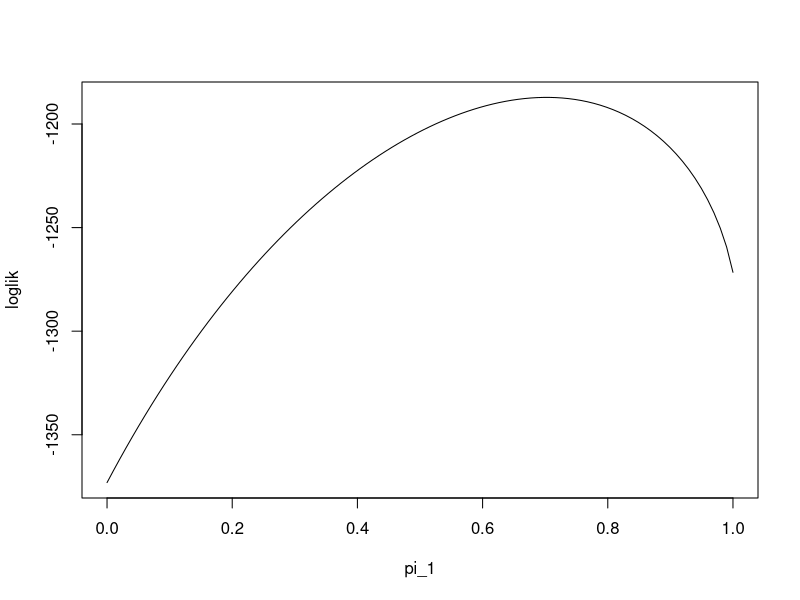
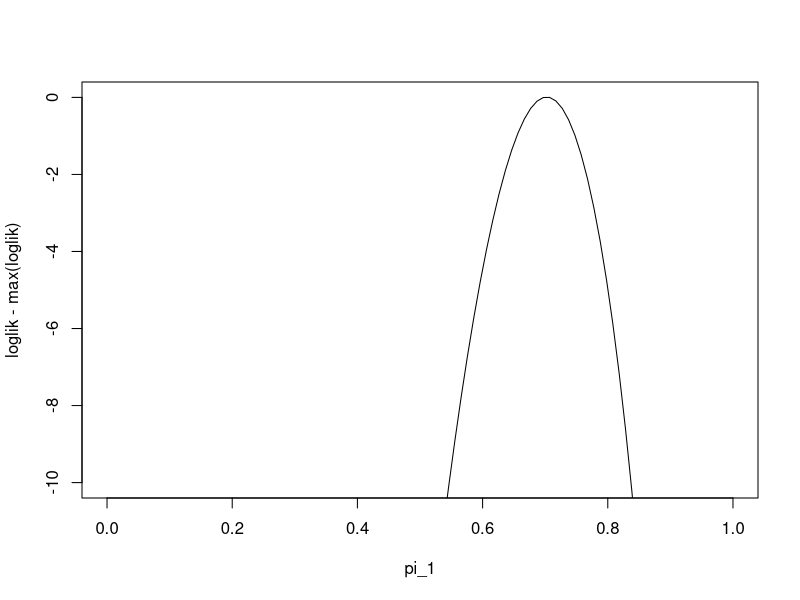
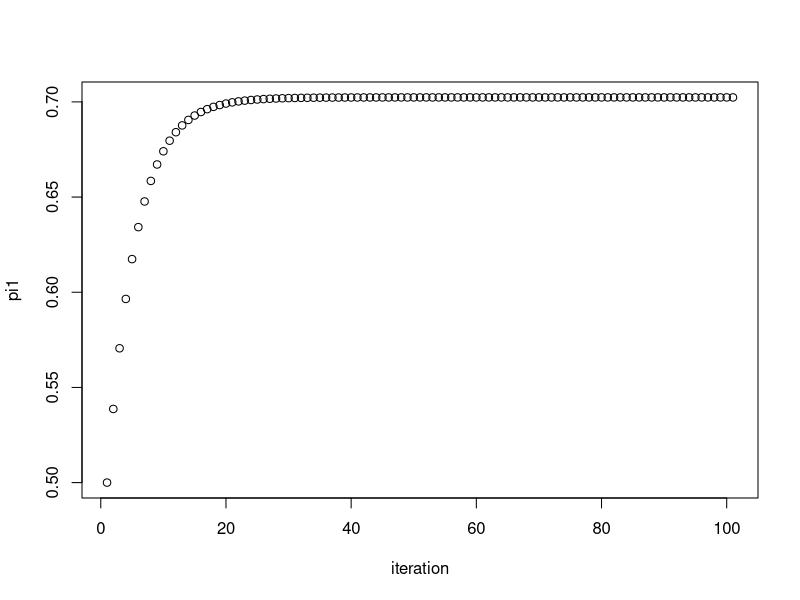
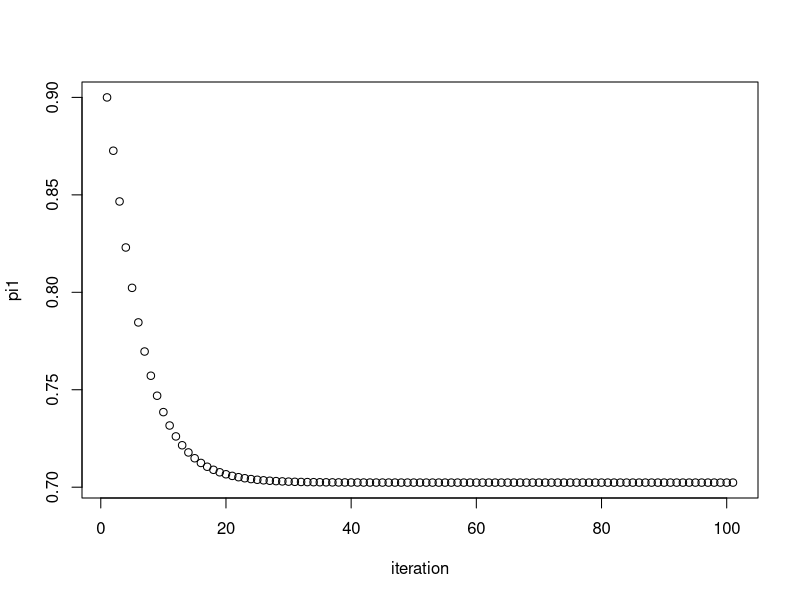
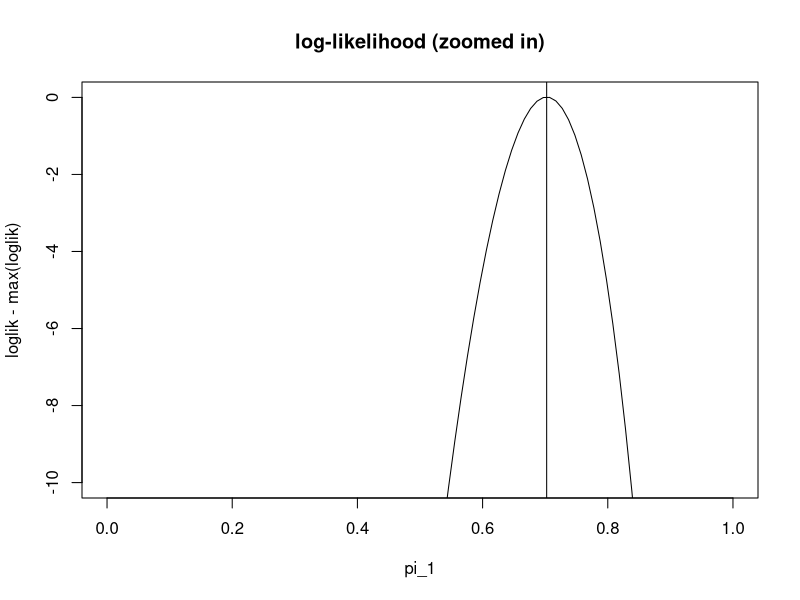

The R source for these figures, in order:
## ---- chunk 1
knitr::opts_chunk$set(comment = "#",collapse = TRUE,fig.align = "center")
## ---- chunk 2
n <- 1000
x <- rep(0,n)
shape <- c(2,2) 
scale <- c(0.5,1)
for (i in 1:n) {
  if (runif(1) < 0.7) 
    z <- 1
  else
    z <- 2
  x[i] <- rgamma(1,scale = scale[z],shape = shape[z])
}
mix_loglik <- function (pi1, x)
  sum(log(pi1*dgamma(x,scale = 0.5,shape = 2) +
          (1 - pi1)*dgamma(x,scale = 1,shape = 2)))
pi1_vec <- seq(0,1,length.out = 100)
loglik <- rep(0,100)
for (i in 1:length(pi1_vec))
  loglik[i] <- mix_loglik(pi1_vec[i],x)
plot(pi1_vec,loglik,type = "l",xlab = "pi_1")
## ---- chunk 3
plot(pi1_vec,loglik - max(loglik),ylim = c(-10,0),type = "l",xlab = "pi_1")
## ---- chunk 4
simple_em = function(x, pi1.init=0.5, niter = 100){
  n = length(x)
  pi1 = rep(0,niter+1)
  pi1[1] = pi1.init
  L = matrix(nrow=n,ncol=2)
  L[,1] = dgamma(x,scale=0.5,shape=2) 
  L[,2] = dgamma(x,scale=1,shape=2) 
  w = matrix(nrow=n,ncol=2)
  for(iter in 1:niter){
    w[,1] = pi1[iter]*L[,1]
    w[,2] = (1-pi1[iter])*L[,2]
    for(i in 1:n){ # normalize the rows of w to sum to 1
      w[i,] = w[i,]/(w[i,1]+w[i,2])  
    }
    pi1[iter+1] = mean(w[,1]) 
  }
  return(pi1)
}

pi1.iter = simple_em(x)
plot(pi1.iter, xlab="iteration", ylab="pi1")
pi1.iter[101]
## ---- chunk 5
pi1.iter = simple_em(x,pi1.init=0.9)
plot(pi1.iter, xlab="iteration", ylab="pi1")
pi1.iter[101]
## ---- chunk 6
plot(pi1_vec,loglik-max(loglik), ylim=c(-10,0),type="l", main="log-likelihood (zoomed in)" , xlab="pi_1")
abline(v=pi1.iter[101])
